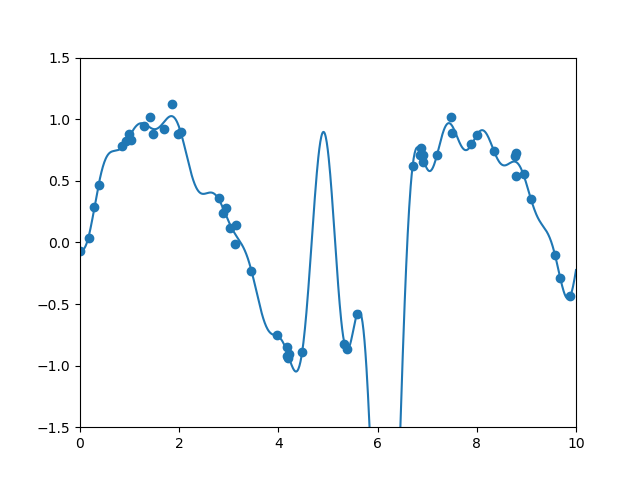

The script that drew this image:
from sklearn.base import BaseEstimator,TransformerMixin
from sklearn.pipeline import make_pipeline
from sklearn.linear_model import LinearRegression
from sklearn.preprocessing import PolynomialFeatures
import GaussianFeatures as GF 
import numpy as np
import matplotlib.pyplot as plt

x = np.array([2,3,4])
poly = PolynomialFeatures(3,include_bias=False)
poly.fit_transform(x[:, None])
poly_model = make_pipeline(PolynomialFeatures(7),LinearRegression())
rng = np.random.RandomState(1)
x = 10 * rng.rand(50)
y = np.sin(x) + 0.1 * rng.randn(50)
poly_model.fit(x[:, np.newaxis],y)

model = make_pipeline(GF.GaussianFeatures(30),LinearRegression())
model.fit(x[:,np.newaxis],y)
xfit = np.linspace(0,10,1000)
yfit = model.predict(xfit[:,np.newaxis])

plt.scatter(x,y)
plt.plot(xfit,yfit)
plt.xlim(0,10)
plt.ylim(-1.5,1.5)
plt.show()

def basic_plot(model,title = None):
    fig,ax = plt.subplots(2,sharex = True)
    model.fit(x[:,np.newaxis],y)
    ax[0].scatter(x,y)
    ax[0].plot(xfit,model.predict(xfit[:,np.newaxis]))
    ax[0].set(xlabel = "x",ylabel = "y",ylim=(-1.5,1.5))
    if title:
        ax[0].set_title(title)
    ax[1].plot(model.steps[0][1].centers_,model.steps[1][1].coef_)
    ax[1].set(xlabel = "basic loction",ylabel = "coefficient",xlim=(0,10))

plt.show(basic_plot(model))
